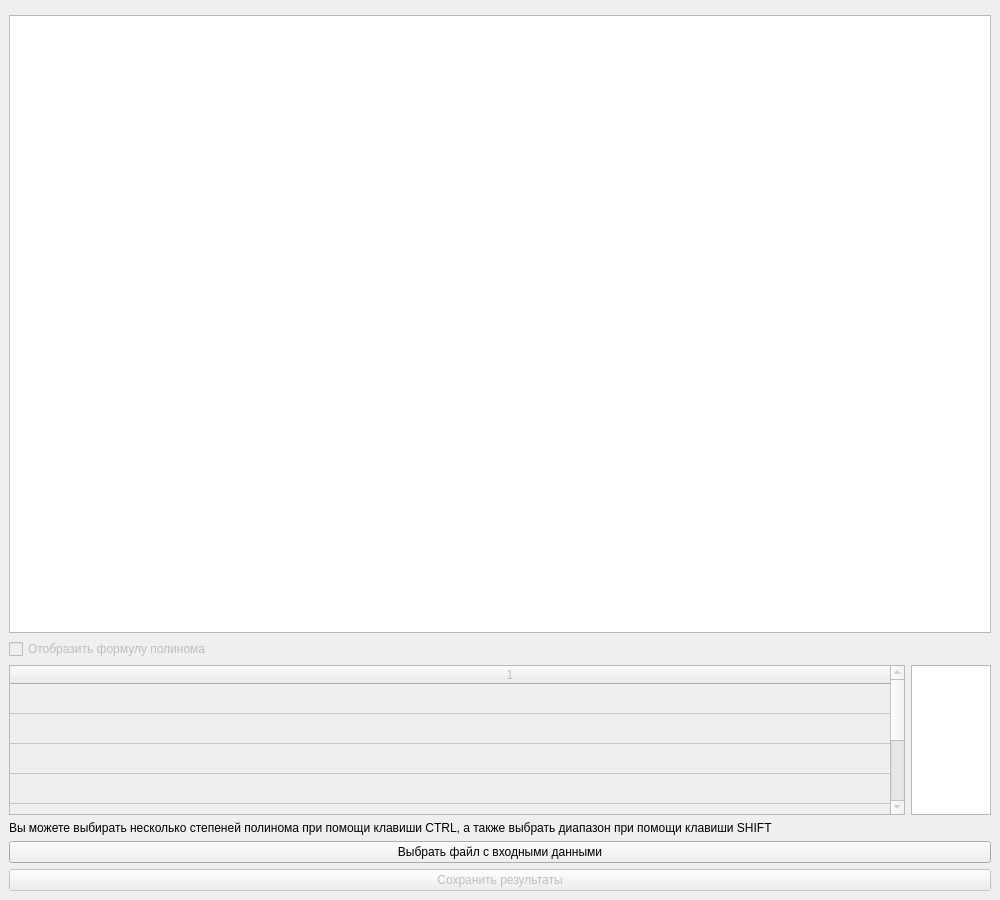
<?xml version="1.0" encoding="UTF-8"?>
<ui version="4.0">
 <class>MainWindow</class>
 <widget class="QMainWindow" name="MainWindow">
  <property name="geometry">
   <rect>
    <x>0</x>
    <y>0</y>
    <width>1000</width>
    <height>900</height>
   </rect>
  </property>
  <property name="minimumSize">
   <size>
    <width>1000</width>
    <height>900</height>
   </size>
  </property>
  <property name="maximumSize">
   <size>
    <width>1000</width>
    <height>900</height>
   </size>
  </property>
  <property name="windowTitle">
   <string>MainWindow</string>
  </property>
  <widget class="QWidget" name="centralwidget">
   <layout class="QVBoxLayout" name="verticalLayout_3">
    <item>
     <widget class="QWidget" name="widget" native="true"/>
    </item>
    <item>
     <widget class="QListWidget" name="Text_box">
      <property name="minimumSize">
       <size>
        <width>0</width>
        <height>600</height>
       </size>
      </property>
      <property name="maximumSize">
       <size>
        <width>16777215</width>
        <height>1500</height>
       </size>
      </property>
     </widget>
    </item>
    <item>
     <widget class="QCheckBox" name="Display_formula_checkbox">
      <property name="enabled">
       <bool>false</bool>
      </property>
      <property name="text">
       <string>Отобразить формулу полинома</string>
      </property>
     </widget>
    </item>
    <item>
     <layout class="QHBoxLayout" name="horizontalLayout">
      <item>
       <widget class="QTableWidget" name="PowerTable">
        <property name="enabled">
         <bool>false</bool>
        </property>
        <property name="maximumSize">
         <size>
          <width>16777215</width>
          <height>150</height>
         </size>
        </property>
        <property name="editTriggers">
         <set>QAbstractItemView::NoEditTriggers</set>
        </property>
        <property name="rowCount">
         <number>8</number>
        </property>
        <property name="columnCount">
         <number>1</number>
        </property>
        <attribute name="horizontalHeaderVisible">
         <bool>true</bool>
        </attribute>
        <attribute name="horizontalHeaderDefaultSectionSize">
         <number>1000</number>
        </attribute>
        <attribute name="horizontalHeaderHighlightSections">
         <bool>true</bool>
        </attribute>
        <attribute name="verticalHeaderVisible">
         <bool>false</bool>
        </attribute>
        <row/>
        <row/>
        <row/>
        <row/>
        <row/>
        <row/>
        <row/>
        <row/>
        <column/>
       </widget>
      </item>
      <item>
       <widget class="QPlainTextEdit" name="plainTextEdit">
        <property name="maximumSize">
         <size>
          <width>80</width>
          <height>150</height>
         </size>
        </property>
       </widget>
      </item>
     </layout>
    </item>
    <item>
     <widget class="QLabel" name="label">
      <property name="maximumSize">
       <size>
        <width>16777215</width>
        <height>20</height>
       </size>
      </property>
      <property name="text">
       <string>Вы можете выбирать несколько степеней полинома при помощи клавиши CTRL, а также выбрать диапазон при помощи клавиши SHIFT</string>
      </property>
     </widget>
    </item>
    <item>
     <widget class="QPushButton" name="Open_button">
      <property name="text">
       <string>Выбрать файл с входными данными</string>
      </property>
     </widget>
    </item>
    <item>
     <widget class="QPushButton" name="Save_button">
      <property name="enabled">
       <bool>false</bool>
      </property>
      <property name="text">
       <string>Сохранить результаты</string>
      </property>
     </widget>
    </item>
   </layout>
  </widget>
 </widget>
 <resources/>
 <connections/>
</ui>
